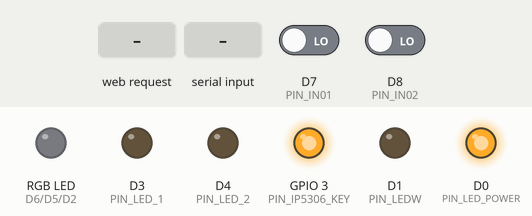
Recording of a sketch running on a simulated ESP8266 (Wemos D1 mini). On the bench: an RGB LED mixed from three pins (HIGH = lit), output pins drawn as LEDs (lit = HIGH). Inputs (shaded band) come from the test bench; at power-on: D8 (PIN_IN02) LOW, D7 (PIN_IN01) LOW. Dim RGB values are drawn brighter than linear; random numbers use the default seed unless the sketch sets one; what the sketch prints to the serial monitor is not drawn.

Above: at 1.3 s.
1.4 s: HTTP request GET /cmd?action=b1c received
At 1.55 s:
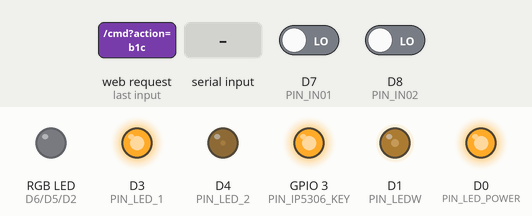
4.4 s: "b1c\n" received over Serial
At 4.55 s:
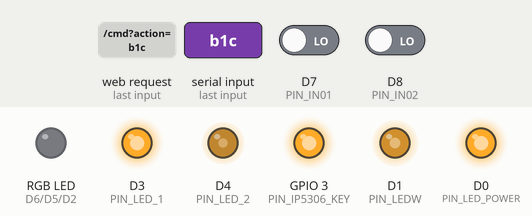
7.4 s: HTTP request GET /cmd?action=b1d received
At 7.55 s:
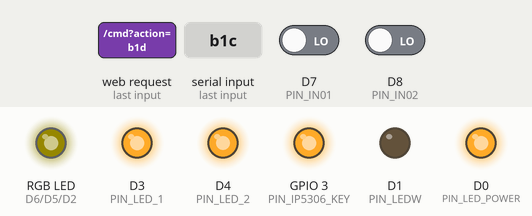
10.4 s: D8 (PIN_IN02) driven HIGH
13.4 s: "b1l\n" received over Serial
At 15.05 s:
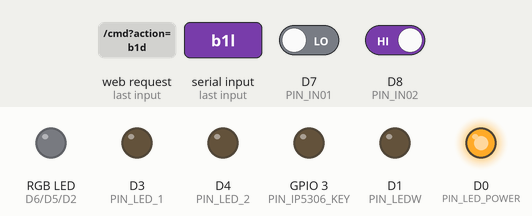
16.4 s: HTTP request GET /cmd?action=b1l received
At 17.55 s:
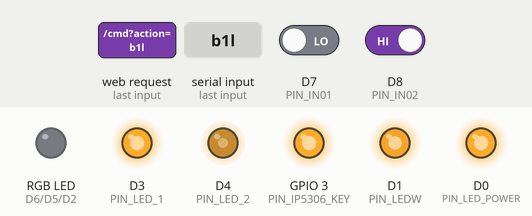
Timing chart, 0 to 38.1 s (numbered marks = the images above; inputs shaded):
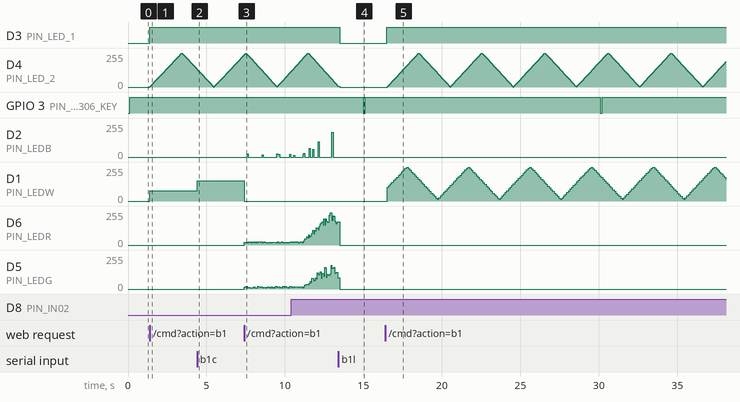

The sketch:

ESP8266RGBWled.ino
```cpp
/*
    ESP8266 RGBW LED Controller
    - AP Mode Web Interface (192.168.4.1)
    - Hardware: WEMOS D1 Mini Pro ESP8266
    - RGBW 5W Dimming
    - 0926 Original, 1001 Modified, 2026 Updated with Web UI & Bug Fixes
*/

#include <Arduino.h>
#include <OneButton.h>
#include <ESP8266WiFi.h>
#include <ESP8266WebServer.h>

// ====== WiFi AP 模式設定 ======
const char* ap_ssid = "ESP8266_RGBW_LED";
const char* ap_password = "password123"; // 至少 8 碼

ESP8266WebServer server(80);

// ====== 腳位定義（依 WEMOS D1 mini Pro 實體腳位） ======
#define PIN_IN01 D7   // 開關鍵 (but01) 實體按鈕腳位
#define PIN_IN02 D8   // 調光/切換鍵 (but02) 實體按鈕腳位
#define PIN_ADC0 A0   // 亂數種子輸入腳位

#define PIN_LEDR D6   // 紅色LED
#define PIN_LEDG D5   // 綠色LED
#define PIN_LEDB D2   // 藍色LED
#define PIN_LEDW D1   // 白色LED

#define PIN_LED_POWER D0 // 電源指示燈
#define PIN_LED_1    D3  // 按鍵1指示燈
#define PIN_LED_2    D4  // 按鍵2指示燈 (Active LOW)
#define PIN_IP5306_KEY 3 // 使用 RX (GPIO3) 作為 IP5306 防休眠喚醒腳

// ====== 狀態旗標與變數 ======
volatile bool power_on_flag = false;         // 燈開關主狀態（true:開燈 false:關燈）
volatile int but01_mode_count = 0;           // but01 模式計數：1-白光/2-中亮/3-高亮/4-閃爍/5-火焰
volatile int but02_color_count = 1;          // but02 顏色選擇：1白2紅3綠4藍

volatile bool but01_is_long_pressing = false; // but01 是否長按中
volatile bool but02_is_long_pressing = false; // but02 是否長按中

int current_brightness = 0;      // 目前亮度（0-255）
bool dimming_up = true;          // 調光方向（true:遞增，false:遞減）
unsigned long lastDimmingTick = 0; // 調光上次運作時間

int flame_base_brightness = 25;  // 火焰模式基礎亮度（10%）
bool flame_dimming_up = true;    // 火焰調光方向
unsigned long lastFlameDimTick = 0; // 火焰調光上次運作時間

unsigned long lastBlinkTick = 0; // 閃爍上次切換時間
bool blinkState = false;         // 閃爍狀態（true:亮 false:滅）

unsigned long lastButtonTick = 0;
unsigned long lastLightTick = 0;
unsigned long lastFlameTick = 0;
unsigned long lastIndicatorTick = 0;

int d4_brightness = 0;           // D4 呼吸燈當前亮度
bool d4_breathing_up = true;     // D4 呼吸燈方向
unsigned long lastBreathingTick = 0; // D4 呼吸燈更新時間

// ====== OneButton 按鈕物件 ======
// PIN_IN01(D7): 因實體接 10K 下拉電阻，改為高電位觸發 (activeLow = false)，關閉內部上拉 (pullupActive = false)
OneButton but01(PIN_IN01, false, false);
// PIN_IN02(D8): 因實體接 10K 下拉電阻，改為高電位觸發 (activeLow = false)，關閉內部上拉 (pullupActive = false)
OneButton but02(PIN_IN02, false, false);

// ====== 按鈕回調函式宣告 ======
void but01_click();
void but01_doubleClick();
void but01_longPressStart();
void but01_longPressStop();
void but02_click();
void but02_doubleClick();
void but02_longPressStart();
void but02_longPressStop();

// ====== 狀態監控輸出 ======
void printStatus() {
  Serial.print("[狀態] Power: "); Serial.print(power_on_flag);
  Serial.print(", Mode: "); Serial.print(but01_mode_count);
  Serial.print(", Color: "); Serial.print(but02_color_count);
  Serial.print(", Brightness: "); Serial.print(current_brightness);
  Serial.print(", DimUp: "); Serial.print(dimming_up);
  Serial.print(", FlameBase: "); Serial.print(flame_base_brightness);
  Serial.print(", FlameDimUp: "); Serial.println(flame_dimming_up);
}

// ====== Web 介面 HTML (儲存於 PROGMEM 以節省 RAM) ======
const char INDEX_HTML[] PROGMEM = R"rawliteral(
<!DOCTYPE html>
<html lang="zh-TW">
<head>
  <meta charset="UTF-8">
  <meta name="viewport" content="width=device-width, initial-scale=1.0, maximum-scale=1.0, user-scalable=no">
  <title>RGBW LED 控制面板</title>
  <style>
    :root {
      --bg-color: #121212;
      --panel-bg: rgba(255, 255, 255, 0.1);
      --primary: #bb86fc;
      --text: #e0e0e0;
      --btn-bg: rgba(255, 255, 255, 0.15);
      --btn-active: rgba(255, 255, 255, 0.3);
    }
    body {
      font-family: 'Segoe UI', Tahoma, Geneva, Verdana, sans-serif;
      background-color: var(--bg-color);
      color: var(--text);
      display: flex;
      flex-direction: column;
      align-items: center;
      padding: 20px;
      margin: 0;
      min-height: 100vh;
      box-sizing: border-box;
      user-select: none;
    }
    h1 {
      margin-top: 10px;
      margin-bottom: 30px;
      font-weight: 300;
      letter-spacing: 2px;
      text-align: center;
    }
    .grid {
      display: grid;
      grid-template-columns: 1fr 1fr;
      gap: 15px;
      width: 100%;
      max-width: 400px;
    }
    .btn {
      background-color: var(--btn-bg);
      border: 1px solid rgba(255,255,255,0.2);
      border-radius: 12px;
      padding: 20px 10px;
      color: var(--text);
      font-size: 16px;
      font-weight: 500;
      cursor: pointer;
      backdrop-filter: blur(10px);
      transition: background-color 0.2s, transform 0.1s;
      display: flex;
      flex-direction: column;
      align-items: center;
      justify-content: center;
      gap: 8px;
    }
    .btn:active, .btn.active {
      background-color: var(--btn-active);
      transform: scale(0.96);
    }
    .btn-full {
      grid-column: 1 / -1;
    }
    .icon {
      font-size: 24px;
    }
    .status {
      margin-top: 30px;
      padding: 15px;
      background: var(--panel-bg);
      border-radius: 12px;
      width: 100%;
      max-width: 400px;
      text-align: center;
      font-size: 14px;
      color: #aaa;
    }
  </style>
</head>
<body>
  <h1>RGBW 控制面板</h1>

  <div class="grid">
    <button class="btn btn-full" onclick="sendCmd('b1l')">
      <span class="icon">🔌</span>
      <span>電源開/關 (b1l)</span>
    </button>

    <button class="btn" onclick="sendCmd('b1c')">
      <span class="icon">💡</span>
      <span>模式/開燈 (b1c)</span>
    </button>

    <button class="btn" onclick="sendCmd('b1d')">
      <span class="icon">🔥</span>
      <span>火焰模式 (b1d)</span>
    </button>

    <button class="btn btn-full" onclick="sendCmd('b2c')">
      <span class="icon">🎨</span>
      <span>切換顏色 (b2c)</span>
    </button>

    <button class="btn btn-full" id="btn-dim">
      <span class="icon">☀️</span>
      <span>按住調光 (b2ld / b2lu)</span>
    </button>
  </div>

  <div class="status" id="statusMsg">連線中...</div>

  <script>
    function sendCmd(cmd) {
      document.getElementById('statusMsg').innerText = "發送: " + cmd;
      fetch('/cmd?action=' + cmd)
        .then(response => response.text())
        .then(text => document.getElementById('statusMsg').innerText = "狀態: " + text)
        .catch(err => document.getElementById('statusMsg').innerText = "錯誤: " + err);
    }

    // 長按調光邏輯處理
    const btnDim = document.getElementById('btn-dim');
    let isPressing = false;

    function startPress(e) {
      e.preventDefault();
      if(isPressing) return;
      isPressing = true;
      btnDim.classList.add('active');
      sendCmd('b2ld'); // 長按開始
    }

    function endPress(e) {
      if(!isPressing) return;
      e.preventDefault();
      isPressing = false;
      btnDim.classList.remove('active');
      sendCmd('b2lu'); // 長按結束
    }

    // 電腦滑鼠事件
    btnDim.addEventListener('mousedown', startPress);
    window.addEventListener('mouseup', endPress);

    // 手機觸控事件
    btnDim.addEventListener('touchstart', startPress, {passive: false});
    window.addEventListener('touchend', endPress);
    window.addEventListener('touchcancel', endPress);

    // 取得初始狀態
    sendCmd('status');
  </script>
</body>
</html>
)rawliteral";

// ====== 處理 Web 指令 ======
void executeCommand(String cmd) {
  if (cmd == "b1c") { but01_click(); Serial.println("Web: b1c"); }
  else if (cmd == "b1d") { but01_doubleClick(); Serial.println("Web: b1d"); }
  else if (cmd == "b1l") { but01_longPressStart(); delay(100); but01_longPressStop(); Serial.println("Web: b1l"); }
  else if (cmd == "b1ld") { but01_longPressStart(); Serial.println("Web: b1ld"); }
  else if (cmd == "b1lu") { but01_longPressStop(); Serial.println("Web: b1lu"); }
  else if (cmd == "b2c") { but02_click(); Serial.println("Web: b2c"); }
  else if (cmd == "b2d") { but02_doubleClick(); Serial.println("Web: b2d"); }
  else if (cmd == "b2l") { but02_longPressStart(); delay(100); but02_longPressStop(); Serial.println("Web: b2l"); }
  else if (cmd == "b2ld") { but02_longPressStart(); Serial.println("Web: b2ld"); }
  else if (cmd == "b2lu") { but02_longPressStop(); Serial.println("Web: b2lu"); }
  else if (cmd == "status") { /* Just return status */ }
  else { Serial.println("Web: Unknown command"); }
}

void handleRoot() {
  server.send(200, "text/html", INDEX_HTML);
}

void handleCmd() {
  if (server.hasArg("action")) {
    String action = server.arg("action");
    executeCommand(action);

    String statusStr = "Power: " + String(power_on_flag ? "ON" : "OFF") +
                       " | Mode: " + String(but01_mode_count) +
                       " | Color: " + String(but02_color_count) +
                       " | Brightness: " + String(current_brightness);
    server.send(200, "text/plain", statusStr);
  } else {
    server.send(400, "text/plain", "Missing action");
  }
}

// ====== Serial 指令模擬按鈕 ======
void handleSerialInput() {
  if (Serial.available()) {
    String cmd = Serial.readStringUntil('\n');
    cmd.trim();
    executeCommand(cmd);
    printStatus();
  }
}

// ====== 初始化 ======
void setup() {
  Serial.begin(115200);
  delay(100);
  Serial.println("\n=== ESP8266 RGBW LED Controller Setup ===");

  // 設置 PWM 範圍為 0-255 (ESP8266 預設為 0-1023)
  analogWriteRange(255);

  // 設置所有腳位模式
  pinMode(PIN_LEDR, OUTPUT);
  pinMode(PIN_LEDG, OUTPUT);
  pinMode(PIN_LEDB, OUTPUT);
  pinMode(PIN_LEDW, OUTPUT);
  pinMode(PIN_LED_POWER, OUTPUT);
  pinMode(PIN_LED_1, OUTPUT);
  pinMode(PIN_LED_2, OUTPUT);
  pinMode(PIN_IP5306_KEY, OUTPUT);
  digitalWrite(PIN_IP5306_KEY, HIGH); // IP5306 喚醒腳平時保持高電位

  // 全部 LED 關閉
  analogWrite(PIN_LEDR, 0); analogWrite(PIN_LEDG, 0); analogWrite(PIN_LEDB, 0); analogWrite(PIN_LEDW, 0);

  // 電源指示燈常亮
  digitalWrite(PIN_LED_POWER, HIGH);

  // 亂數種子（用 ADC 讀值）
  randomSeed(analogRead(PIN_ADC0));

  // OneButton 長按觸發時間設定（600ms）
  but01.setPressTicks(600);
  but02.setPressTicks(600);

  // 綁定按鈕回調
  but01.attachClick(but01_click);
  but01.attachDoubleClick(but01_doubleClick);
  but01.attachLongPressStart(but01_longPressStart);
  but01.attachLongPressStop(but01_longPressStop);

  but02.attachClick(but02_click);
  but02.attachDoubleClick(but02_doubleClick);
  but02.attachLongPressStart(but02_longPressStart);
  but02.attachLongPressStop(but02_longPressStop);

  // --- WiFi AP 模式設定 ---
  Serial.println("Starting WiFi AP Mode...");
  WiFi.mode(WIFI_AP);
  WiFi.softAP(ap_ssid, ap_password);
  IPAddress IP = WiFi.softAPIP();
  Serial.print("AP IP Address: ");
  Serial.println(IP);

  // --- Web Server 路由設定 ---
  server.on("/", handleRoot);
  server.on("/cmd", handleCmd);
  server.begin();
  Serial.println("HTTP Server Started.");

  Serial.println("可用Serial/Web指令：b1c、b1d、b1l、b1ld、b1lu、b2c、b2d、b2l、b2ld、b2lu");
}

// ====== 主循環 ======
void loop() {
  unsigned long now = millis();

  // 處理 Web 請求
  server.handleClient();

  // 處理Serial模擬按鈕
  handleSerialInput();

  // 按鈕輪詢（若有外接物理按鈕）
  if (now - lastButtonTick >= 10) {
    but01.tick();
    but02.tick();
    lastButtonTick = now;
  }

  // ====== IP5306 防休眠喚醒機制 ======
  // 每 15 秒送出一個 100ms 的 LOW 脈衝到 KEY 腳位
  static unsigned long lastKeepAliveTick = 0;
  static bool isKeepAlivePulsing = false;

  if (!isKeepAlivePulsing && (now - lastKeepAliveTick >= 15000)) {
    digitalWrite(PIN_IP5306_KEY, LOW);
    isKeepAlivePulsing = true;
    lastKeepAliveTick = now;
  }
  if (isKeepAlivePulsing && (now - lastKeepAliveTick >= 100)) {
    digitalWrite(PIN_IP5306_KEY, HIGH);
    isKeepAlivePulsing = false;
    lastKeepAliveTick = now;
  }

  // ====== 指示燈邏輯 ======
  digitalWrite(PIN_LED_POWER, HIGH); // 電源指示燈常亮

  if (power_on_flag) {
    digitalWrite(PIN_LED_1, HIGH); // D3 (But01) 開機後保持亮

    // D4 (But02) 呼吸燈效果 (每 15ms 更新一次)
    if (now - lastBreathingTick >= 15) {
      if (d4_breathing_up) {
        d4_brightness += 2;
        if (d4_brightness >= 255) { d4_brightness = 255; d4_breathing_up = false; }
      } else {
        d4_brightness -= 2;
        if (d4_brightness <= 0) { d4_brightness = 0; d4_breathing_up = true; }
      }
      analogWrite(PIN_LED_2, d4_brightness);
      lastBreathingTick = now;
    }
  } else {
    digitalWrite(PIN_LED_1, LOW); // 關機時 D3 熄滅
    analogWrite(PIN_LED_2, 0);    // 關機時 D4 熄滅
  }

  // === 一般亮度/顏色/閃爍 ===
  if (power_on_flag && but01_mode_count != 5) {
    if (now - lastLightTick >= 10) {
      // ---- 調光（but02長按）自動反向邏輯 ----
      if (but02_is_long_pressing && now - lastDimmingTick >= 100) {
        if (dimming_up) {
          current_brightness = min(255, current_brightness + 13);
          if (current_brightness >= 255) {
            current_brightness = 255;
            dimming_up = false; // 到頂自動反向
          }
        } else {
          current_brightness = max(13, current_brightness - 13);
          if (current_brightness <= 13) {
            current_brightness = 13;
            dimming_up = true; // 到底自動反向
          }
        }
        lastDimmingTick = now;
      }

      // ---- 閃爍模式處理 ----
      if (but01_mode_count == 4) {
        if (now - lastBlinkTick >= 200) {
          blinkState = !blinkState;
          lastBlinkTick = now;
        }
        if (blinkState) {
          analogWrite(PIN_LEDR, 0); analogWrite(PIN_LEDG, 0); analogWrite(PIN_LEDB, 0); analogWrite(PIN_LEDW, 0);
        } else {
          switch (but02_color_count) {
            case 1: analogWrite(PIN_LEDW, current_brightness); break;
            case 2: analogWrite(PIN_LEDR, current_brightness); break;
            case 3: analogWrite(PIN_LEDG, current_brightness); break;
            case 4: analogWrite(PIN_LEDB, current_brightness); break;
          }
        }
      } else {
        // ---- 標準RGBW模式 ----
        // 舊版本在這邊每10ms強制重置 current_brightness，已移除以修正調光 Bug

        switch (but02_color_count) {
          case 1: // 白光
            analogWrite(PIN_LEDR, 0); analogWrite(PIN_LEDG, 0); analogWrite(PIN_LEDB, 0); analogWrite(PIN_LEDW, current_brightness);
            break;
          case 2: // 紅光
            analogWrite(PIN_LEDR, current_brightness); analogWrite(PIN_LEDG, 0); analogWrite(PIN_LEDB, 0); analogWrite(PIN_LEDW, 0);
            break;
          case 3: // 綠光
            analogWrite(PIN_LEDR, 0); analogWrite(PIN_LEDG, current_brightness); analogWrite(PIN_LEDB, 0); analogWrite(PIN_LEDW, 0);
            break;
          case 4: // 藍光
            analogWrite(PIN_LEDR, 0); analogWrite(PIN_LEDG, 0); analogWrite(PIN_LEDB, current_brightness); analogWrite(PIN_LEDW, 0);
            break;
        }
      }
      lastLightTick = now;
    }
  }

  // === 火焰燈模式 ===
  if (power_on_flag && but01_mode_count == 5) {
    // 獨立火焰長按調光邏輯，使其平滑不卡頓
    if (but02_is_long_pressing && now - lastFlameDimTick >= 100) {
      if (flame_dimming_up) {
        flame_base_brightness = min(255, flame_base_brightness + 13);
        if (flame_base_brightness >= 255) {
          flame_base_brightness = 255;
          flame_dimming_up = false; // 自動反向
        }
      } else {
        flame_base_brightness = max(25, flame_base_brightness - 13); // 不低於10%
        if (flame_base_brightness <= 25) {
          flame_base_brightness = 25;
          flame_dimming_up = true; // 自動反向
        }
      }
      lastFlameDimTick = now;
    }

    // 隨機火焰閃爍
    if (now - lastFlameTick >= random(50, 150)) {
      int max_brightness = min(255, flame_base_brightness);
      int red_brightness = random(int(max_brightness * 0.7), max_brightness);
      int green_brightness = random(int(max_brightness * 0.4), int(max_brightness * 0.8));
      int blue_flash = random(0, 100);
      int red_flash = random(0, 100);

      analogWrite(PIN_LEDR, red_brightness);
      analogWrite(PIN_LEDG, green_brightness);
      analogWrite(PIN_LEDB, 0);
      analogWrite(PIN_LEDW, 0);

      // 隨機閃現藍光（高溫核心）
      if (blue_flash < 10) {
        analogWrite(PIN_LEDB, random(int(max_brightness * 0.4), max_brightness));
      }
      // 隨機閃現紅光（餘燼）
      if (red_flash < 10) {
        analogWrite(PIN_LEDR, random(int(max_brightness * 0.8), max_brightness));
      }
      lastFlameTick = now;
    }
  }

  // 關燈時關閉所有LED
  if (!power_on_flag) {
    analogWrite(PIN_LEDR, 0); analogWrite(PIN_LEDG, 0); analogWrite(PIN_LEDB, 0); analogWrite(PIN_LEDW, 0);
  }
}

// ====== but01 按鈕（開關/模式/火焰）回調 ======
void but01_click() {
  if (!power_on_flag) {
    // 沒開機時，短按直接開機並進入模式 1
    power_on_flag = true;
    but01_mode_count = 1;
    but02_color_count = 1;
    current_brightness = 255 * 0.3;
    dimming_up = true;
    flame_base_brightness = 25;
    flame_dimming_up = true;
    return;
  }

  if (but01_mode_count == 5) but01_mode_count = 1;
  else but01_mode_count = (but01_mode_count % 4) + 1;

  // 切換不同亮度等級
  switch (but01_mode_count) {
    case 1: current_brightness = 255 * 0.3; break;
    case 2: current_brightness = 255 * 0.6; break;
    case 3: current_brightness = 255 * 0.9; break;
    case 4: current_brightness = 255 * 0.4; break; // 閃爍模式
  }
  dimming_up = true; // 每次點擊都預設調光方向往上
}

void but01_doubleClick() {
  if (!power_on_flag) return;
  // 雙擊切換火焰模式
  if (but01_mode_count == 5) {
    but01_mode_count = 1; current_brightness = 255 * 0.3;
  } else {
    but01_mode_count = 5;
    flame_base_brightness = 25;
    flame_dimming_up = true;
  }
}

void but01_longPressStart() { but01_is_long_pressing = true; }
void but01_longPressStop() {
  if (but01_is_long_pressing) {
    if (power_on_flag) {
      power_on_flag = false; but01_mode_count = 0; but02_color_count = 1;
    } else {
      power_on_flag = true; but01_mode_count = 1; but02_color_count = 1; current_brightness = 255 * 0.3;
      flame_base_brightness = 25; flame_dimming_up = true;
    }
  }
  but01_is_long_pressing = false;
}

// ====== but02 按鈕（顏色/調光）回調 ======
void but02_click() {
  if (!power_on_flag || but01_mode_count == 5) return;
  but02_color_count = (but02_color_count % 4) + 1;
}

void but02_doubleClick() {}
void but02_longPressStart() {
  but02_is_long_pressing = true;
  if (but01_mode_count == 5) {
    flame_dimming_up = !flame_dimming_up;
  }
}

void but02_longPressStop() { but02_is_long_pressing = false; }
```

Measured:
- after the input at 1.4 s, D3 (PIN_LED_1): LOW → HIGH at once; D4 (PIN_LED_2): rises from 0/255 to 255/255 in 2.0 s, then falls to 135/255 in 0.96 s; D1 (PIN_LEDW): 0/255 → 76/255 at once
- after the input at 4.4 s, D1 (PIN_LEDW): 76/255 → 153/255 at once
- after the input at 7.4 s, D1 (PIN_LEDW): 153/255 → 0/255 at once
- after the input at 13.4 s, D3 (PIN_LED_1): HIGH → LOW after 0.10 s
